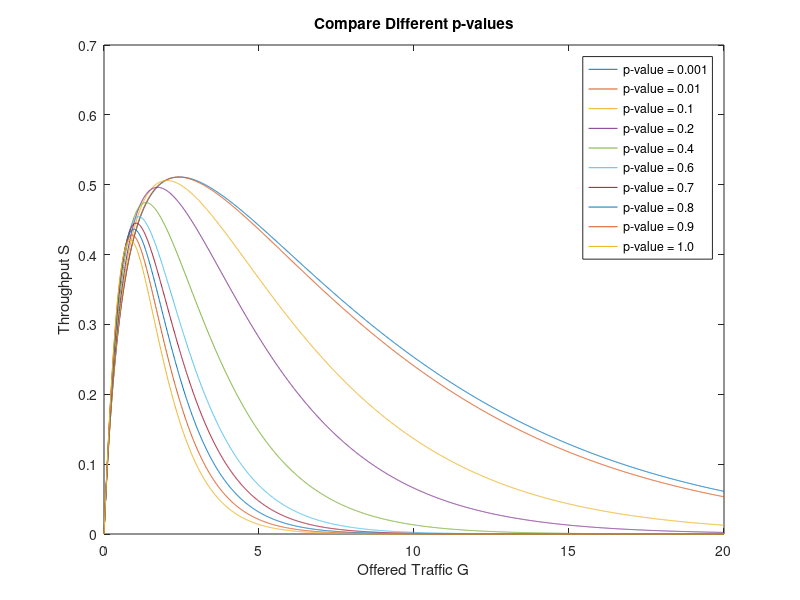

The MATLAB script that drew this image:
G = 0:0.01:20;
a = 0.2;
p = 0.001;

S_pPersistent = (((a+p)*G.*exp(-G.*(a+p))) - p*G.*exp(-G.*(2*a+p))) ./ ((1+a)*(1-exp(-a*G)) + a*exp(-G*(a+p)));
plot(G, S_pPersistent);
p = 0.01;
hold on;

S_pPersistent = (((a+p)*G.*exp(-G.*(a+p))) - p*G.*exp(-G.*(2*a+p))) ./ ((1+a)*(1-exp(-a*G)) + a*exp(-G*(a+p)));
plot(G, S_pPersistent);
p = 0.1;
hold on;

S_pPersistent = (((a+p)*G.*exp(-G.*(a+p))) - p*G.*exp(-G.*(2*a+p))) ./ ((1+a)*(1-exp(-a*G)) + a*exp(-G*(a+p)));
plot(G, S_pPersistent);
p = 0.2;
hold on;

S_pPersistent = (((a+p)*G.*exp(-G.*(a+p))) - p*G.*exp(-G.*(2*a+p))) ./ ((1+a)*(1-exp(-a*G)) + a*exp(-G*(a+p)));
plot(G, S_pPersistent);
p = 0.4;
hold on;

S_pPersistent = (((a+p)*G.*exp(-G.*(a+p))) - p*G.*exp(-G.*(2*a+p))) ./ ((1+a)*(1-exp(-a*G)) + a*exp(-G*(a+p)));
plot(G, S_pPersistent);
p = 0.6;
hold on;

S_pPersistent = (((a+p)*G.*exp(-G.*(a+p))) - p*G.*exp(-G.*(2*a+p))) ./ ((1+a)*(1-exp(-a*G)) + a*exp(-G*(a+p)));
plot(G, S_pPersistent');
p = 0.7;
hold on;

S_pPersistent = (((a+p)*G.*exp(-G.*(a+p))) - p*G.*exp(-G.*(2*a+p))) ./ ((1+a)*(1-exp(-a*G)) + a*exp(-G*(a+p)));
plot(G, S_pPersistent);
p = 0.8;
hold on;

S_pPersistent = (((a+p)*G.*exp(-G.*(a+p))) - p*G.*exp(-G.*(2*a+p))) ./ ((1+a)*(1-exp(-a*G)) + a*exp(-G*(a+p)));
plot(G, S_pPersistent);
p = 0.9;
hold on;

S_pPersistent = (((a+p)*G.*exp(-G.*(a+p))) - p*G.*exp(-G.*(2*a+p))) ./ ((1+a)*(1-exp(-a*G)) + a*exp(-G*(a+p)));
plot(G, S_pPersistent);
p = 1.0;
hold on;

S_pPersistent = (((a+p)*G.*exp(-G.*(a+p))) - p*G.*exp(-G.*(2*a+p))) ./ ((1+a)*(1-exp(-a*G)) + a*exp(-G*(a+p)));
plot(G, S_pPersistent);

title('Compare Different p-values');
xlabel('Offered Traffic G');
ylabel('Throughput S');
legend('p-value = 0.001', 'p-value = 0.01', 'p-value = 0.1', 'p-value = 0.2', 'p-value = 0.4', 'p-value = 0.6', 'p-value = 0.7', 'p-value = 0.8', 'p-value = 0.9', 'p-value = 1.0','Location','NorthEast');

